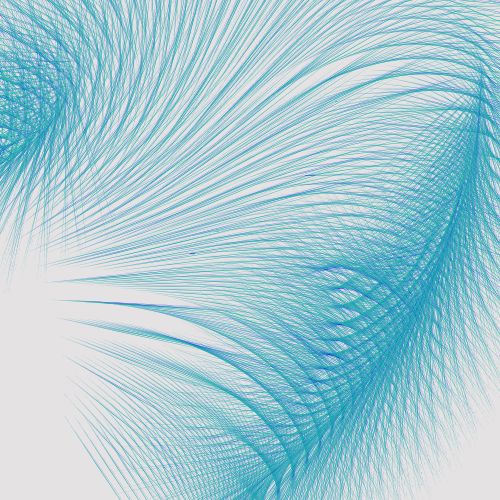
Frame 1 (no input)
Frame 60 (no input): identical to frame 1, image omitted
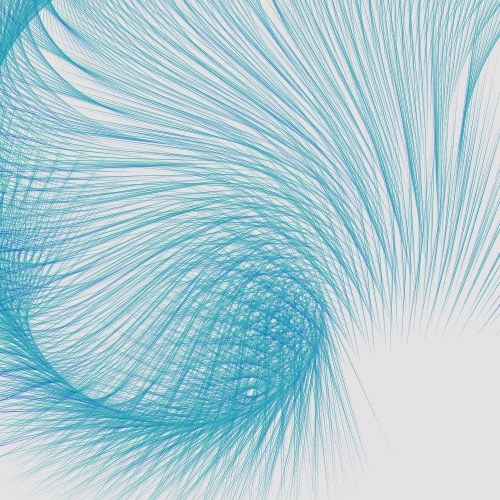
Frame 120 (the mouse pressed at the canvas centre since frame 60)

The p5.js sketch that drew these frames (run headless with seeded random() and noise() and a simulated clock; from frame 60 on, the mouse is pressed at the canvas centre):

// p5.js sketch
// ── sketch.js
function setup() {
  createCanvas(500,500);
}

function draw() {
  background("rgb(228,226,226)");
  noStroke();
  for(let x = 2; x <= 500; x+=10){
    line(x, 10, x, 390);
    
  for(let y = 10; y <= 400; y +=10){
     let d = dist(x, y, mouseX, mouseY)/65;
     push();
     translate(x, y,);
     rotate(d);
     fill(32, 178, 170);
     triangle(150, 206, 58, 20, 86, 78);
     rotate();
     fill(0, 0, 255);
     triangle(150, 200, 58, 20, 86, 75); 
     pop();       
}
}
}
